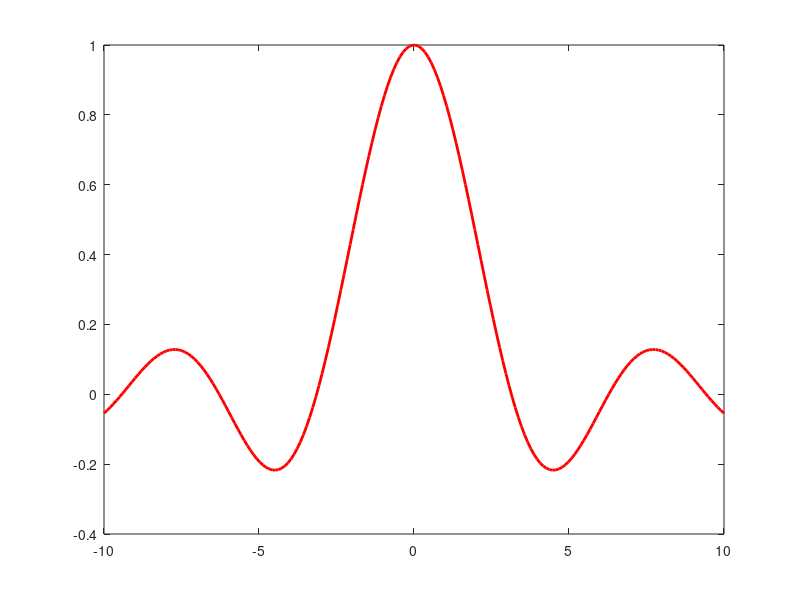

Source code (MATLAB): (Note: this script raises an error after producing the figure.)
function SR

clc;
clear;
close all;
%% the example fuction
datasize=200;
var_noise=0.1;
x=linspace(-10,10,datasize)';
    f=sin(x)./x;
noise=var_noise*randn(datasize,1);
y=f+noise;
x_raw=x;
plot(x_raw,f,'r-','LineWidth',2),hold on;
%%
Inset=30;
dataindex=randsample(datasize,Inset);
xI=x(dataindex);
yI=y(dataindex);
%%
%%test
testnum=500;
x_test=linspace(-15,15,testnum)';

K_mn=Kernel_func(xI,x,0.7,1.2);
K_mm=Kernel_func(xI,xI,0.7,1.2);
 rank(K_mm)
K_mat=K_mn*1/var_noise*eye(datasize)*K_mn'+K_mm;
K_sm=Kernel_func(x_test,xI,0.7,1.2);
L=chol(K_mat,'lower');
b=K_mn*1/var_noise*eye(datasize)*y;
f_mean=K_sm*(L'\(L\b));

for i=1:testnum
K_sm=Kernel_func(x_test(i),xI,0.7,1.2);
v=L\(K_sm');
  f_var(i)=v'*v;
end
f_var=f_var';

plot(x_test,f_mean,'b-','LineWidth',2),hold on;

x_area=[x_test;flipdim(x_test,1)];
ybound_std=[(f_mean+1.96*sqrt(f_var));flipdim(f_mean-1.96*sqrt(f_var),1)];
fill(x_area,ybound_std,[187 255 0]/255,'EdgeColor','none');
plot(x_raw,f,'r-','LineWidth',2),hold on;
plot(xI,yI,'b+'),hold on;
plot(x_test,f_mean,'b-','LineWidth',2),hold on;
%%
legend1=legend('target function','training points','preditive distribution','95% confidence interval');
 set(legend1,'Box','off','Color','none',...
     'Location','NorthEast');
xlabel('(f)SR with 30 points ')
xlim([-15,15]);
ylim([-2,2]);
set(gca,'XTick',[-15:3:15])
matlab2tikz( 'SubReg30.tex' )

